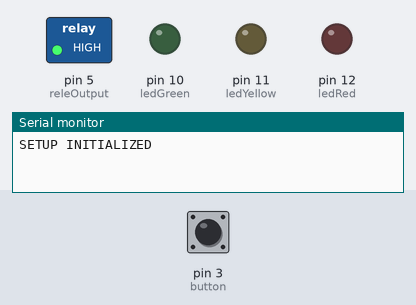
Recording of a sketch running on a simulated Arduino Uno, built with avr-gcc and run on an emulated ATmega328P. Parts: switched loads named in the sketch (green lamp = pin HIGH), output pins drawn as LEDs (lit = HIGH), the last lines printed to the serial monitor. Dashed ring = blinking. The inputs (shaded band) are chosen by the test bench; at power-on: pin 3 (button) LOW.

Above: at 0.9 s.
1.0 s: pin 3 (button) pulled HIGH for 0.15 s
At 1.1 s:
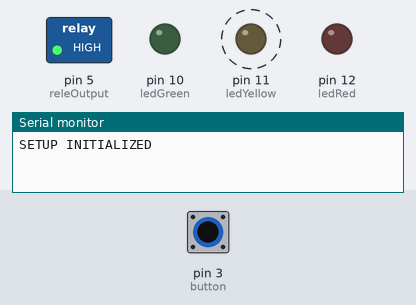
4.0 s: pin 3 (button) pulled HIGH for 0.15 s
At 4.1 s:
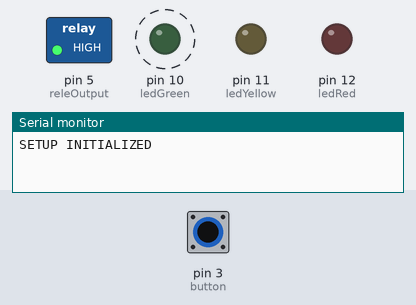
7.1 s: pin 3 (button) pulled HIGH for 1 s
At 8.9 s:
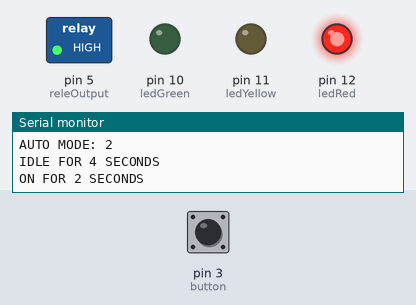
9.6 s: pin 3 (button) pulled HIGH for 3.2 s
At 11.6 s:
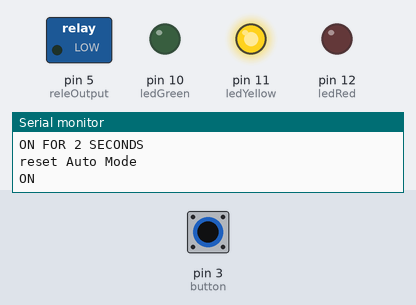
14.3 s: pin 3 (button) pulsed HIGH 5 times (0.12 s each, 0.3 s apart)
At 14.91 s:
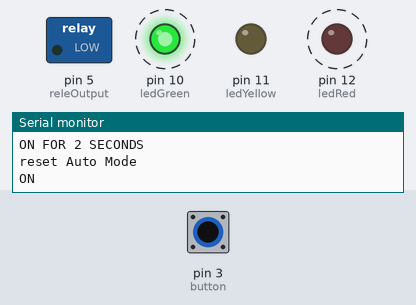
17.3 s: pin 3 (button) pulsed HIGH 5 times (0.12 s each, 0.3 s apart)
At 18.99 s:
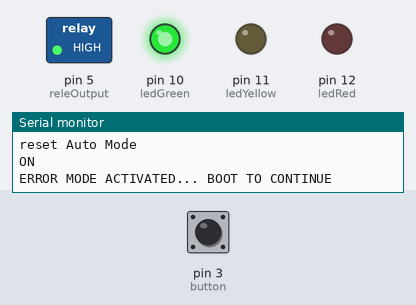
Timing chart, 0 to 21.3 s (numbered marks = the images above; inputs shaded):
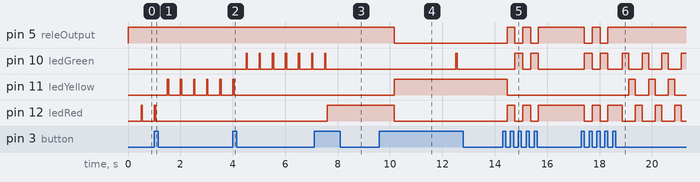

Measured:
- after the input at 1.0 s, pin 11 (ledYellow): alternates HIGH for 0.05 s and LOW for 0.45 s, starting after 0.50 s; pin 12 (ledRed): goes on until 1.1 s, then stays LOW
- after the input at 4.0 s, pin 10 (ledGreen): alternates HIGH for 0.05 s and LOW for 0.45 s, starting after 0.50 s; pin 11 (ledYellow): goes on until 4.1 s, then stays LOW
- after the input at 7.1 s, pin 10 (ledGreen): goes on until 7.6 s, then stays LOW; pin 12 (ledRed): LOW → HIGH after 0.51 s
- after the input at 9.6 s, pin 5 (releOutput), pin 12 (ledRed): HIGH → LOW after 0.56 s; pin 10 (ledGreen): LOW → HIGH after 2.9 s, → LOW 0.05 s later; pin 11 (ledYellow): LOW → HIGH after 0.56 s
- after the input at 14.3 s, pin 5 (releOutput), pin 12 (ledRed): alternates HIGH for 0.30 s and LOW for 0.30 s, 5 changes in all, then stays HIGH, starting after 0.17 s; pin 10 (ledGreen): alternates HIGH for 0.30 s and LOW for 0.30 s, 4 changes in all, then stays LOW, starting after 0.47 s; pin 11 (ledYellow): HIGH → LOW after 0.17 s
- after the input at 17.3 s, pin 5 (releOutput): alternates HIGH for 0.30 s and LOW for 0.30 s, 4 changes in all, then stays HIGH, starting after 0.12 s; pin 10 (ledGreen): goes HIGH 0.30 s, LOW 0.30 s, 4 × (HIGH 0.30 s, LOW 0.55 s), then HIGH, starting after 0.12 s

The sketch:

hut-tub-pump.ino
```cpp
#include <TimeLib.h>
#include <Time.h>

// INPUT PINS
const int button = 3;
// OUTPUT PINS
const int ledRed =  12;
const int ledGreen =  10;
const int ledYellow =  11;
const int releOutput = 5;

int currentButtonState = 0;
long buttonTimer = 0;
long longPressTime = 500;         // CONFIGURABLE
boolean buttonActive = false;
boolean longPressActive = false;
int buttonOutput = 0;

unsigned long previousRelayAction = -86400000;
unsigned long previousBlinkingLed = 0;
unsigned long previousResetErrorCheck = 0;

int releState = LOW;
bool tempState;
int releChanges = 0;
boolean setupMode = true;
int currentMode;
unsigned long HOUR_TO_MILLISECONDS = 3600000;
unsigned long LED_ON_BLINKING_TIME = 5000;
unsigned long LED_OFF_BLINKING_TIME = 5000;
unsigned long ERROR_CHECK_TIME = 10000;

boolean resetAutoMode = true;
int autoMode = 0;
int autoModeTimes[3][2]={      // CONFIGURABLE
 {3,12},                       // SUMMER: 3h duration, every 12h
 {3,6},                        // SPRING
 {2,4}                         // WINTER
};

/*
   0 = off
   1 = on
   2 = auto
*/

void setup() {
  pinMode(button, INPUT);

  pinMode(ledRed, OUTPUT);
  pinMode(ledGreen, OUTPUT);
  pinMode(ledYellow, OUTPUT);
  pinMode(releOutput, OUTPUT);

  switchRelayState(LOW);
  setTime(00, 00, 00, 1, 1, 2018);
  Serial.begin(115200);
  setupAutoMode();
  currentMode = 0;

  displaySetupMessage();
}

/*
 * Choosing the autoMode
 * 0 - SUMMER
 * 1 - SPRINT
 * 2 - WINTER
*/
boolean setupAutoMode() {
  Serial.println("SETUP INITIALIZED");
  int buttonPress;
  while(setupMode)  {
    buttonPress = handleButtonPress();

    // change autoMode by button press
    if (buttonPress == 1) {
      autoMode++;
      if (autoMode > 2)
        autoMode = 0;
    }
    // exit setup with long press
    if(buttonPress == 2) {
      setupMode = false;
      return true;
    }

    showSetupLed(autoMode);
    delay(50);
  }
}

// digital clock display the time
void displaySetupMessage(){
  Serial.println("STARTED");
  Serial.print("AUTO MODE: ");
  Serial.print(autoMode);
  Serial.println();
  Serial.print("IDLE FOR ");
  Serial.print(autoModeTimes[autoMode][1]);
  Serial.print(" SECONDS");
  Serial.println();
  Serial.print("ON FOR ");
  Serial.print(autoModeTimes[autoMode][0]);
  Serial.print(" SECONDS");
  Serial.println();
}

int handleButtonPress() {
  buttonOutput = -1;
  currentButtonState = digitalRead(button);

  if (currentButtonState == HIGH) {
    if (buttonActive == false)  {
      buttonActive = true;
      buttonTimer = millis();
    }
    if ((millis() - buttonTimer > longPressTime) && (longPressActive == false)) {
      longPressActive = true;
      // LONG PRESS
      buttonOutput = 2;
      currentMode = 2;
    }
  } else {
    if (buttonActive == true) {
      if (longPressActive == true) {
        longPressActive = false;
      } else {
        // Serial.println(currentMode);
        // SHORT PRESS
        buttonOutput = 1;
        currentMode++;
        if (currentMode > 1) {
          currentMode = 0;
        }
      }
      buttonActive = false;
    }
  }
  if (buttonOutput >= 0) {
    return buttonOutput;
  } else {
    return 0;
  }
}

void showSetupLed(int currentAutoMode) {
  switch (currentAutoMode)  {
    case 0:
      blinkLed(ledRed, 500, -1);
      break;
    case 1:
      blinkLed(ledYellow, 500, -1);
      break;
    case 2:
      blinkLed(ledGreen, 500, -1);
      break;
    default:
      break;
  }
}

// switchLedColor
void switchLedColor(int ledPin) {
  digitalWrite(ledRed, 0);
  digitalWrite(ledGreen, 0);
  digitalWrite(ledYellow, 0);
  digitalWrite(ledPin, 1);
}

void blinkLed(int blinkingLed, int frequence, int onLed) {
  unsigned long currentTime = millis();
  byte currentLedState = digitalRead(blinkingLed);

  digitalWrite(ledRed, 0);
  digitalWrite(ledGreen, 0);
  digitalWrite(ledYellow, 0);
  if (onLed != -1)
    digitalWrite(onLed, 1);

  if (currentTime - previousBlinkingLed >= frequence)  {
    previousBlinkingLed = currentTime;
    if (currentLedState == LOW)  {
      digitalWrite(blinkingLed, 1);
    } else  {
      digitalWrite(blinkingLed, 0);
    }
  }
}

// switchRelayState
// HIGH - Relay on
// LOW  - Relay off
void switchRelayState(int state) {
  tempState = !state;
  if (tempState != digitalRead(releOutput)) {
    digitalWrite(releOutput, tempState);
    releChanges++;
  }
}

byte readRelayState() {
  return !digitalRead(releOutput);
}

void turnOffAutoMode()  {
  resetAutoMode = true;
}

// Auto logic
void runAutoLogic() {
  unsigned long currentTime = millis();

  if (resetAutoMode) {
    Serial.println("reset Auto Mode");
    resetAutoMode = false;
    switchRelayState(LOW);
    previousRelayAction = -86400000;
  }
//  Serial.print(currentTime - previousRelayAction);
//  Serial.print(" >= ");
//  Serial.print(autoModeTimes[autoMode][1] * HOUR_TO_MILLISECONDS);
//  Serial.println();
  if (readRelayState() == LOW && (currentTime - previousRelayAction >= autoModeTimes[autoMode][1] * HOUR_TO_MILLISECONDS)) {
    Serial.println("ON");
    previousRelayAction = currentTime;
    switchRelayState(HIGH);
  } else if (readRelayState() == HIGH && (currentTime - previousRelayAction >= autoModeTimes[autoMode][0] * HOUR_TO_MILLISECONDS))  {
    Serial.println("OFF");
    previousRelayAction = currentTime;
    switchRelayState(LOW);
  }

  if (readRelayState() == LOW) {
    blinkLed(ledRed, LED_OFF_BLINKING_TIME, ledYellow);
  } else {
    blinkLed(ledGreen, LED_ON_BLINKING_TIME, ledYellow);
  }
}

bool stateMachine() {
  if (currentMode == 0) {
    // OFF
    switchLedColor(ledRed);
    turnOffAutoMode();
    switchRelayState(LOW);
    return true;
  } else if (currentMode == 1) {
    // ON
    switchRelayState(HIGH);
    turnOffAutoMode();
    switchLedColor(ledGreen);
    return true;
  } else if (currentMode == 2) {
    // AUTO
    switchLedColor(ledYellow);  // changed in runAutoLogic
    runAutoLogic();
    return true;
  } else {
    return false;
  }
}

// stuck in error mode, requires boot
void runErrorMode() {
  Serial.println("ERROR MODE ACTIVATED... BOOT TO CONTINUE");
  switchRelayState(LOW);
  turnOffAutoMode();

  while(true) {
    switchLedColor(ledRed);
    delay(250);
    switchLedColor(ledGreen);
    delay(250);
    switchLedColor(ledYellow);
    delay(250);
  }
}

// MAIN
void loop() {
  unsigned long currentTime = millis();
  handleButtonPress();
  stateMachine();

  if (currentTime - previousResetErrorCheck >= ERROR_CHECK_TIME)  {
    releChanges = 0;
    previousResetErrorCheck = currentTime;
  }

  if (releChanges > 10) {
    runErrorMode();
  }
  delay(50);
}
```
